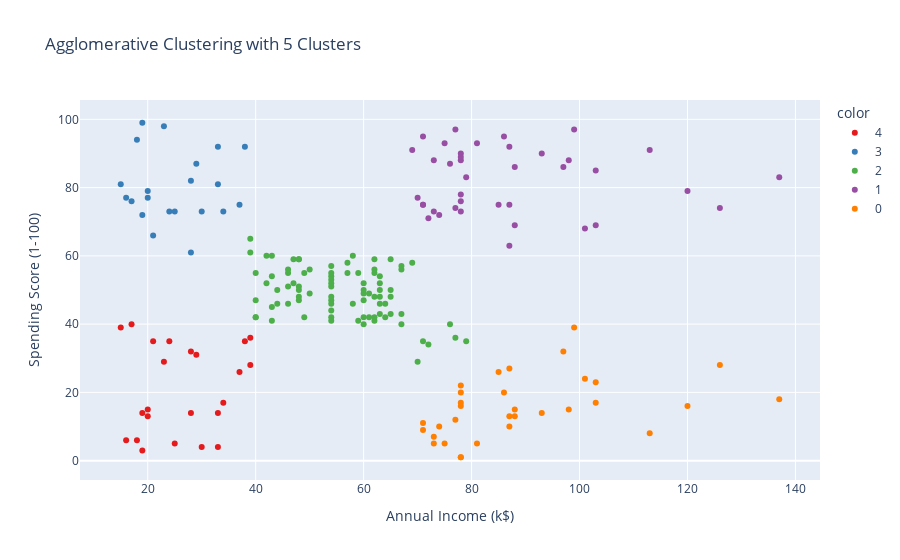

Notebook code for this chart:
### Code cell
fig = px.scatter(data, x='Annual Income (k$)', y='Spending Score (1-100)', 
                 color=data['Labels'].astype(str), 
                 title='Agglomerative Clustering with 5 Clusters',
                 labels={'Labels': 'Cluster'},
                 color_discrete_sequence=px.colors.qualitative.Set1)
iplot(fig)

### Figure 1 — Plotly figure (JSON) as saved in the notebook; plotly's stock layout.template omitted (floating-point values rounded to 4 significant figures)
{"data": [{"hovertemplate": "color=4<br>Annual Income (k$)=%{x}<br>Spending Score (1-100)=%{y}<extra></extra>", "legendgroup": "4", "marker": {"color": "rgb(228,26,28)", "symbol": "circle"}, "mode": "markers", "name": "4", "orientation": "v", "showlegend": true, "x": [15, 16, 17, 18, 19, 19, 20, 20, 21, 23, 24, 25, 28, 28, 29, 30, 33, 33, 34, 37, 38, 39, 39], "xaxis": "x", "y": [39, 6, 40, 6, 3, 14, 15, 13, 35, 29, 35, 5, 14, 32, 31, 4, 4, 14, 17, 26, 35, 36, 28], "yaxis": "y", "type": "scatter"}, {"hovertemplate": "color=3<br>Annual Income (k$)=%{x}<br>Spending Score (1-100)=%{y}<extra></extra>", "legendgroup": "3", "marker": {"color": "rgb(55,126,184)", "symbol": "circle"}, "mode": "markers", "name": "3", "orientation": "v", "showlegend": true, "x": [15, 16, 17, 18, 19, 19, 20, 20, 21, 23, 24, 25, 28, 28, 29, 30, 33, 33, 34, 37, 38], "xaxis": "x", "y": [81, 77, 76, 94, 72, 99, 77, 79, 66, 98, 73, 73, 82, 61, 87, 73, 92, 81, 73, 75, 92], "yaxis": "y", "type": "scatter"}, {"hovertemplate": "color=2<br>Annual Income (k$)=%{x}<br>Spending Score (1-100)=%{y}<extra></extra>", "legendgroup": "2", "marker": {"color": "rgb(77,175,74)", "symbol": "circle"}, "mode": "markers", "name": "2", "orientation": "v", "showlegend": true, "x": [39, 39, 40, 40, 40, 40, 42, 42, 43, 43, 43, 43, 44, 44, 46, 46, 46, 46, 47, 47, 48, 48, 48, 48, 48, 48, 49, 49, 50, 50, 54, 54, 54, 54, 54, 54, 54, 54, 54, 54, 54, 54, 57, 57, 58, 58, 59, 59, 60, 60, 60, 60, 60, 60, 61, 61, 62, 62, 62, 62, 62, 62, 63, 63, 63, 63, 63, 63, 64, 64, 65, 65, 65, 65, 67, 67, 67, 67, 69, 70, 71, 72, 76, 77, 79], "xaxis": "x", "y": [61, 65, 55, 47, 42, 42, 52, 60, 54, 60, 45, 41, 50, 46, 51, 46, 56, 55, 52, 59, 51, 59, 50, 48, 59, 47, 55, 42, 49, 56, 47, 54, 53, 48, 52, 42, 51, 55, 41, 44, 57, 46, 58, 55, 60, 46, 55, 41, 49, 40, 42, 52, 47, 50, 42, 49, 41, 48, 59, 55, 56, 42, 50, 46, 43, 48, 52, 54, 42, 46, 48, 50, 43, 59, 43, 57, 56, 40, 58, 29, 35, 34, 40, 36, 35], "yaxis": "y", "type": "scatter"}, {"hovertemplate": "color=1<br>Annual Income (k$)=%{x}<br>Spending Score (1-100)=%{y}<extra></extra>", "legendgroup": "1", "marker": {"color": "rgb(152,78,163)", "symbol": "circle"}, "mode": "markers", "name": "1", "orientation": "v", "showlegend": true, "x": [69, 70, 71, 71, 71, 72, 73, 73, 74, 75, 76, 77, 77, 78, 78, 78, 78, 78, 78, 79, 81, 85, 86, 87, 87, 87, 88, 88, 93, 97, 98, 99, 101, 103, 103, 113, 120, 126, 137], "xaxis": "x", "y": [91, 77, 95, 75, 75, 71, 88, 73, 72, 93, 87, 97, 74, 90, 88, 76, 89, 78, 73, 83, 93, 75, 95, 63, 75, 92, 86, 69, 90, 86, 88, 97, 68, 85, 69, 91, 79, 74, 83], "yaxis": "y", "type": "scatter"}, {"hovertemplate": "color=0<br>Annual Income (k$)=%{x}<br>Spending Score (1-100)=%{y}<extra></extra>", "legendgroup": "0", "marker": {"color": "rgb(255,127,0)", "symbol": "circle"}, "mode": "markers", "name": "0", "orientation": "v", "showlegend": true, "x": [71, 71, 73, 73, 74, 75, 77, 78, 78, 78, 78, 78, 78, 81, 85, 86, 87, 87, 87, 88, 88, 93, 97, 98, 99, 101, 103, 103, 113, 120, 126, 137], "xaxis": "x", "y": [11, 9, 5, 7, 10, 5, 12, 22, 17, 20, 16, 1, 1, 5, 26, 20, 27, 13, 10, 13, 15, 14, 32, 15, 39, 24, 17, 23, 8, 16, 28, 18], "yaxis": "y", "type": "scatter"}], "layout": {"legend": {"title": {"text": "color"}, "tracegroupgap": 0}, "title": {"text": "Agglomerative Clustering with 5 Clusters"}, "xaxis": {"anchor": "y", "domain": [0, 1], "title": {"text": "Annual Income (k$)"}}, "yaxis": {"anchor": "x", "domain": [0, 1], "title": {"text": "Spending Score (1-100)"}}}}
